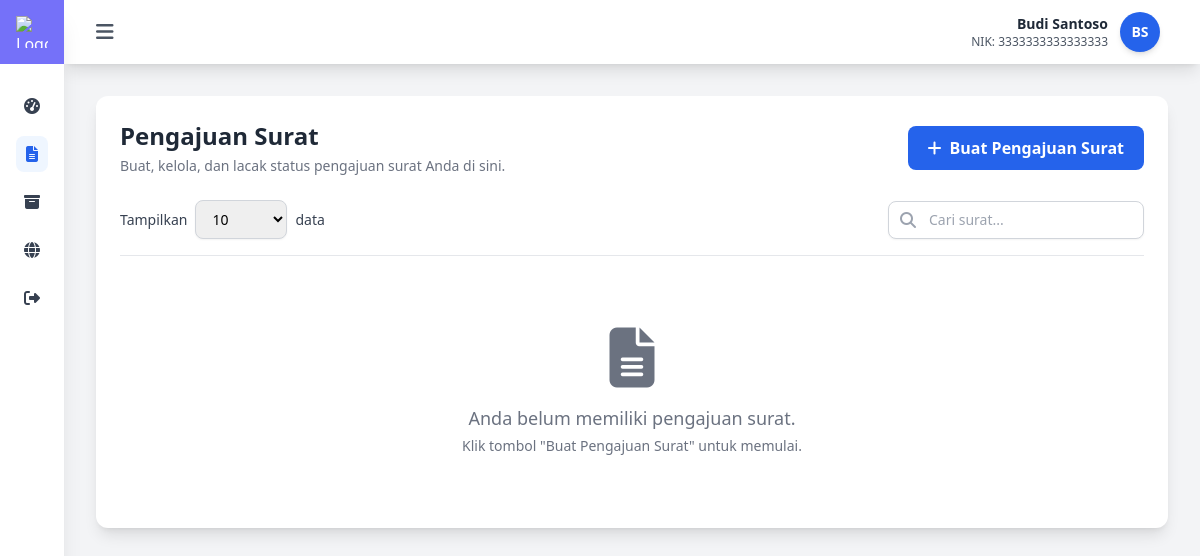
/user/pengajuan_surat.php (signed in), run on the app's committed database.
### tables this page shows
CREATE TABLE `user` (
  `user_id` int(11) NOT NULL,
  `nama` varchar(100) DEFAULT NULL,
  `nik` varchar(20) DEFAULT NULL,
  `username` varchar(50) DEFAULT NULL,
  `no_telepon` varchar(20) DEFAULT NULL,
  `email` varchar(100) DEFAULT NULL,
  `password` varchar(255) DEFAULT NULL
);

### user/pengajuan_surat.php (the view, shortened to what the rows shown need)
<?php
require_once '../config.php';
$userId = Session::getUserId();
try {
    $user = Database::query("SELECT * FROM user WHERE user_id = ?", [$userId])->fetch();
} catch (PDOException $e) {
    Session::set('error', 'Terjadi masalah database. Silakan coba lagi.');
    redirect('login.php');
}
$body_class = '';
if (!isset($_COOKIE['sidebarOpen']) || $_COOKIE['sidebarOpen'] !== 'true') {
    $body_class .= ' sidebar-closed';
}
$body_class .= ' no-transition';
?>
<!DOCTYPE html>
<html lang="id">
<head>
    <script src="https://cdn.tailwindcss.com"></script>
    <link href="https://cdnjs.cloudflare.com/ajax/libs/font-awesome/6.4.0/css/all.min.css" rel="stylesheet">
    <link rel="stylesheet" href="https://cdn.jsdelivr.net/npm/sweetalert2@11/dist/sweetalert2.min.css">
</head>
<body class="bg-gray-100 <?= trim($body_class) ?>">
    <div class="flex">
        <?php require_once 'sidebar.php'; ?>
        <div id="main-content-wrapper" class="w-full min-h-screen flex flex-col" style="min-width: 0;">
            <?php require_once 'navbar.php'; ?>
            <div class="pt-20 sm:pt-24 px-4 sm:px-5 md:px-6 lg:px-8 pb-8">
                <div class="bg-white rounded-xl shadow-lg p-4 sm:p-5 lg:p-6">
                    <div class="flex flex-col md:flex-row justify-between md:items-center mb-6 gap-4">
                        <div>
                            <h2 class="text-2xl font-bold text-gray-800 text-center md:text-left">Pengajuan Surat</h2>
                        </div>
                    </div>
                </div>
            </div>
        </div>
    </div>
</body>
</html>

### user/navbar.php (shortened to what the rows shown need)
<nav class="bg-white shadow-lg z-20" id="user-navbar">
    <div class="px-4 md:px-8">
        <div class="flex justify-between items-center h-16">
            <div class="relative flex items-center" x-data="{ open: false }" @click.outside="open = false">
                <button @click="open = !open" class="flex items-center focus:outline-none p-2 rounded-lg hover:bg-gray-50">
                    <div class="text-gray-800 text-right hidden sm:block mr-3">
                        <p class="font-semibold text-sm"><?= htmlspecialchars($user['nama']) ?></p>
                        <p class="text-xs text-gray-600">NIK: <?= htmlspecialchars($user['nik']) ?></p>
                    </div>
                    <div class="w-10 h-10 rounded-full bg-blue-600 flex items-center justify-center text-white font-bold text-sm flex-shrink-0 shadow-md">
                        <?= getInitials($user['nama']) ?>
                    </div>
                </button>
            </div>
        </div>
    </div>
</nav>

### data on the page
user: nama "Budi Santoso", nik "3333333333333333", nama "BS"
